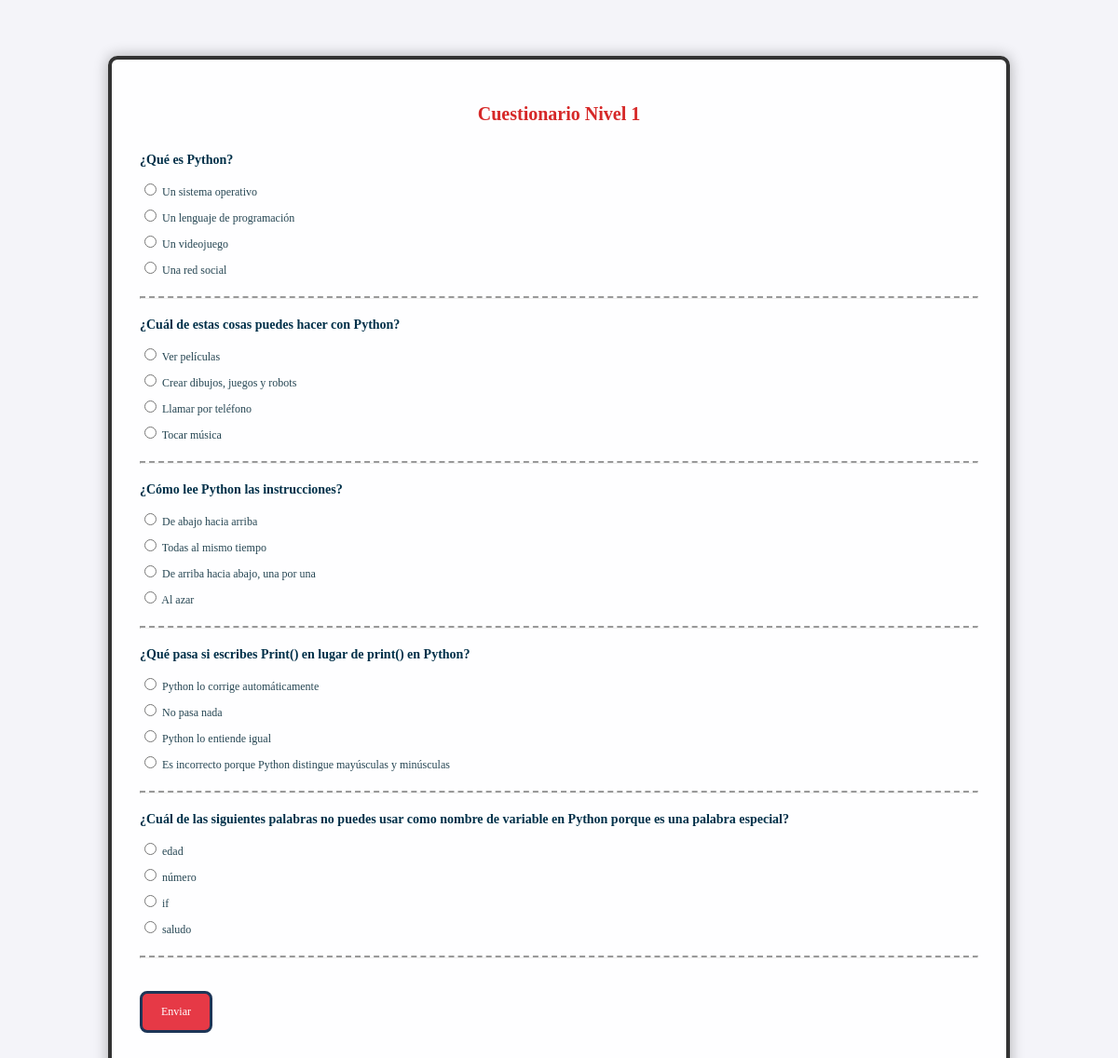
Screenshot of /nivel1/cuestionario with the database file from the repository.
### nivel1/models.py (models this page shows, shortened)
class Pregunta(models.Model):
    texto = models.CharField(max_length=255)

class Opcion(models.Model):
    pregunta = models.ForeignKey(Pregunta, on_delete=models.CASCADE, related_name='opciones')
    texto = models.CharField(max_length=255)
    es_correcta = models.BooleanField(default=False)

### nivel1/views.py (the view, shortened to what this page needs)
# urls.py: path('cuestionario', cuestionario, name="cuestionario")
def cuestionario(request):
    preguntas = Pregunta.objects.prefetch_related('opciones').all()
    return render(request, 'Formulario.html', {
        'preguntas': preguntas
    })

### nivel1/templates/Formulario.html (shortened to what this page needs)
{% load static %}
<link rel="stylesheet" href="{% static 'css/cuestionario.css' %}">
<div class="contenedor-formulario">
    <h2>Cuestionario Nivel 1</h2>
    <form method="POST">
        {% for pregunta in preguntas %}
            <h3>{{ pregunta.texto }}</h3>
            {% for opcion in pregunta.opciones.all %}
                <label>
                    <input type="radio" name="{{ pregunta.id }}" value="{{ opcion.id }}">
                    {{ opcion.texto }}
                </label>
            {% endfor %}
            <hr>
        {% endfor %}
        <button type="submit" class="boton-pokemon">Enviar</button>
    </form>
</div>

### nivel1/static/css/cuestionario.css (style rules this page uses)
.contenedor-formulario { width: 900px; margin: 60px auto; padding: 30px; background-color: rgba(255, 255, 255, 0.95); border: 4px solid #333; box-shadow: 0 0 15px rgba(0,0,0,0.3); border-radius: 10px; position: relative; z-index: 2; }
.contenedor-formulario h2 { text-align: center; font-size: 20px; margin-bottom: 30px; color: #d62828; }
.contenedor-formulario h3 { font-size: 14px; color: #003049; }
label { display: block; margin: 8px 0; font-size: 12px; color: #264653; }
hr { margin: 20px 0; border-top: 2px dashed #999; }
.boton-pokemon { font-family: 'Press Start 2P', cursive; font-size: 12px; padding: 12px 20px; margin: 15px 10px 0 0; background-color: #e63946; color: white; border: 3px solid #1d3557; border-radius: 8px; cursor: pointer; transition: transform 0.2s ease, background-color 0.3s ease; }

### rows the page displays
Pregunta: texto "¿Qué es Python?"
Opcion: texto "Un sistema operativo"
Opcion: texto "Un lenguaje de programación"
Opcion: texto "Un videojuego"
Opcion: texto "Una red social"
Pregunta: texto "¿Cuál de estas cosas puedes hacer con Python?"
Opcion: texto "Ver películas"
Opcion: texto "Crear dibujos, juegos y robots"
Opcion: texto "Llamar por teléfono"
Opcion: texto "Tocar música"
Pregunta: texto "¿Cómo lee Python las instrucciones?"
Opcion: texto "De abajo hacia arriba"
Opcion: texto "Todas al mismo tiempo"
Opcion: texto "De arriba hacia abajo, una por una"
Opcion: texto "Al azar"
Pregunta: texto "¿Qué pasa si escribes Print() en lugar de print() en Python?"
Opcion: texto "Python lo corrige automáticamente"
Opcion: texto "No pasa nada"
Opcion: texto "Python lo entiende igual"
Opcion: texto "Es incorrecto porque Python distingue mayúsculas y minúsculas"
Pregunta: texto "¿Cuál de las siguientes palabras no puedes usar como nombre de variable en Python porque es una palabra especial?"
Opcion: texto "edad"
Opcion: texto "número"
Opcion: texto "if"
Opcion: texto "saludo"
